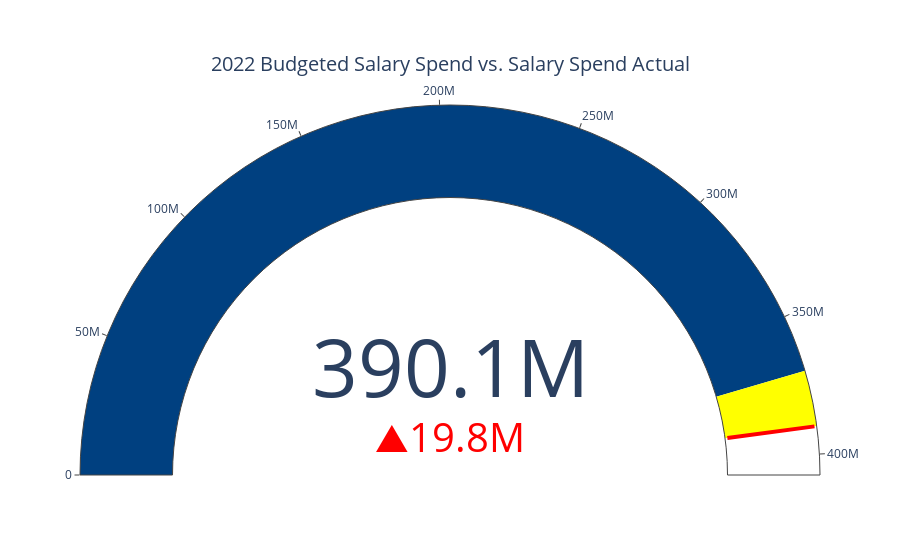

Notebook code for this chart:
### Code cell
# Example usage:
plot_info(2022, data)

### Figure 1 — Plotly figure (JSON) as saved in the notebook; plotly's stock layout.template omitted (floating-point values rounded to 4 significant figures)
{"data": [{"delta": {"decreasing": {"color": "green"}, "increasing": {"color": "red"}, "reference": 370300000.0}, "gauge": {"axis": {"range": [0, 407300000.0]}, "bar": {"color": "rgba(0,0,0,0)"}, "steps": [{"color": "#004080", "range": [0, 370300000.0]}, {"color": "yellow", "range": [370300000.0, 390100000.0]}], "threshold": {"line": {"color": "red", "width": 4}, "thickness": 0.95, "value": 390100000.0}}, "mode": "gauge+number+delta", "title": {"font": {"size": 20}, "text": "2022 Budgeted Salary Spend vs. Salary Spend Actual"}, "type": "indicator", "value": 390100000.0}], "layout": {"title": {"font": {"size": 20}}}}
